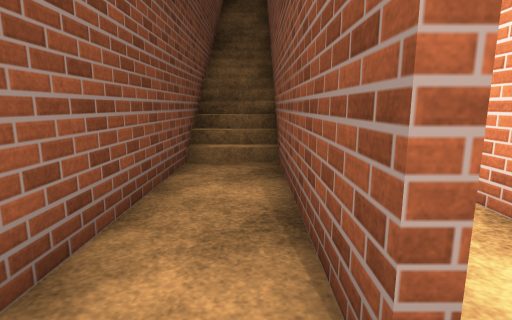
View 1 (above)

12 first-person views from a walk through a 3-D level made in the Unity game engine. The camera is 1.2 m above the floor, tilts 10° down and sees 80° across. The floor is counted in squares, 1 m on a side. Each view is taken from the middle of a square. On the plan, view 1 faces up. The plan holds only what a view shows up to about 13 squares ahead; the rest is blank. The place goes on beyond the plan. The player is left out. Door leaves are left out, so doorways stand open. Some surface patterns are stand-ins.

View 2
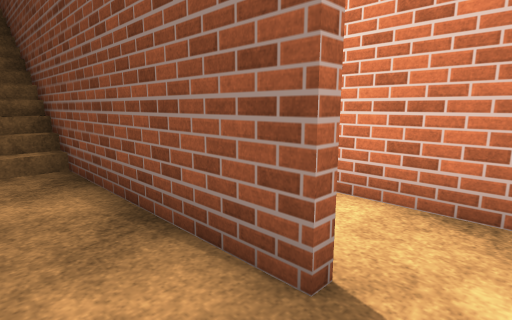

View 3
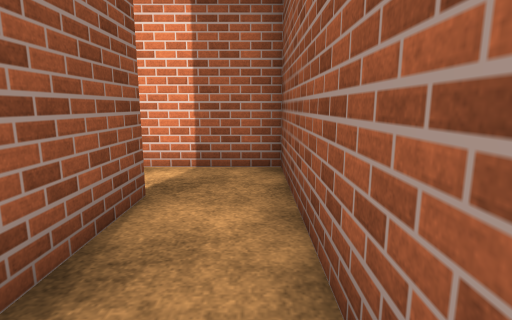

View 4
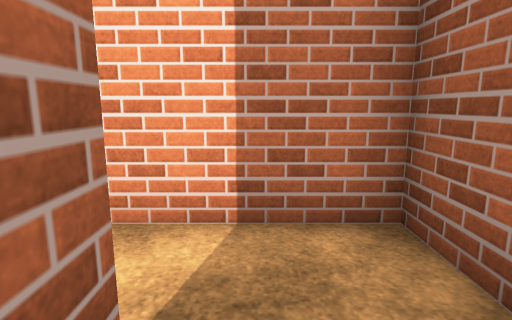

View 5
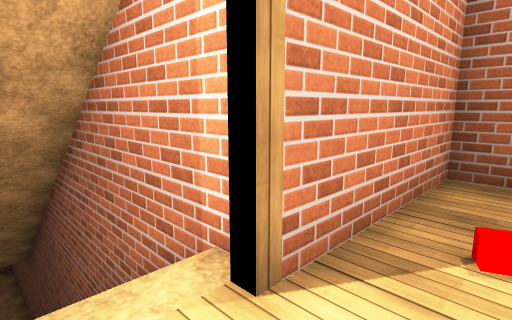

View 6
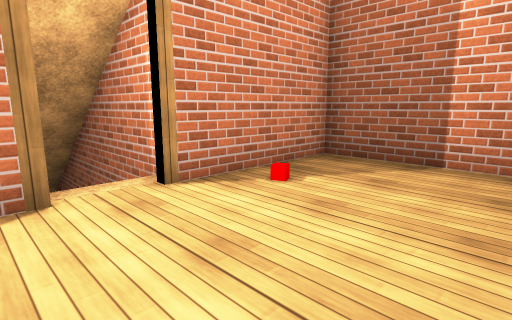

View 7
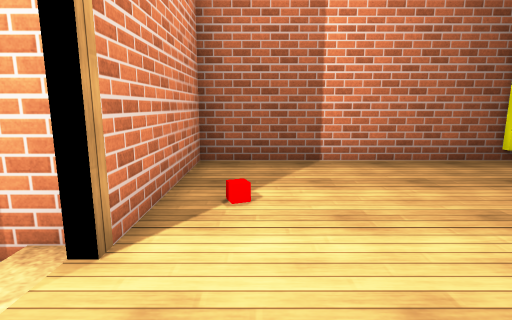

View 8
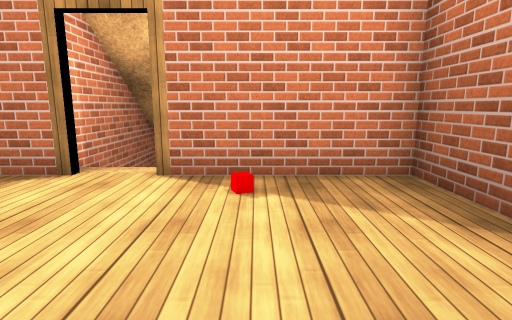

View 9
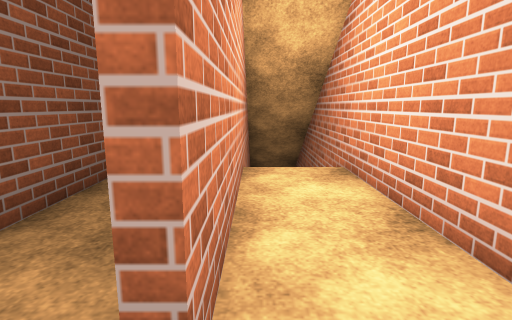

View 10
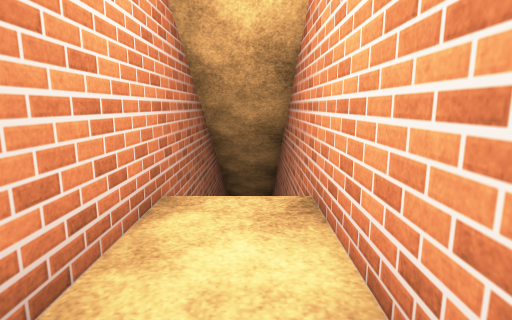

View 11
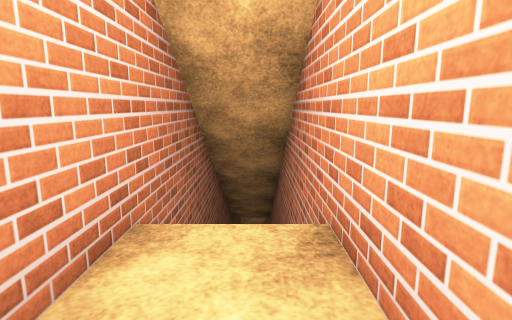

View 12
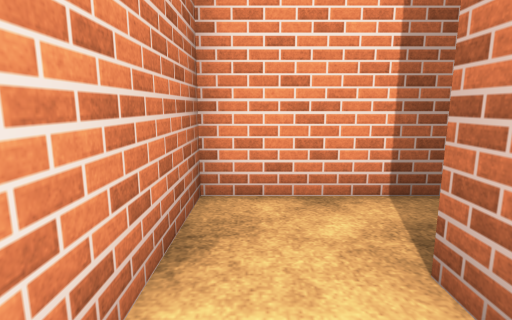

### Floor plan
Key: @ floor where view 1 was taken; # wall or solid block; . main floor; - floor 8 m lower than the main floor; / step, stairs or slope; D open door.
Columns run from 6 left of view 1 to 3 right of it. Each row starts with its distance up from view 1.
 24 #...
 23 #..... /
 22 #......
 21 #....../
 20 #....../
 19 #####DD#
 18     #//#
 17     # /#
 16     #  #
 15     #  #
 14     #  #
 13     #//#
 12     #//#
 11     #//# #
 10     #//# #
  9     #//# #
  8     #//# #
  7     #//# #
  6     #--#/#
  5     #--#-#
  4     #--#-#
  3     #--#-#
  2     #--#-#
  1     #--#-#
  0     #-@--#
 -1     ######

Positions as (right, up) in squares from view 1, and headings:
1: (0, 0), facing up
2: (-1, 0), facing up-right
3: (-1, 5), facing down
4: (0, 2), facing down
5: (0, 20), facing down-left
6: (1, 23), facing down-left
7: (1, 20), facing left
8: (-3, 24), facing down
9: (1, 0), facing up
10: (2, 2), facing up
11: (2, 3), facing up
12: (2, 3), facing down
